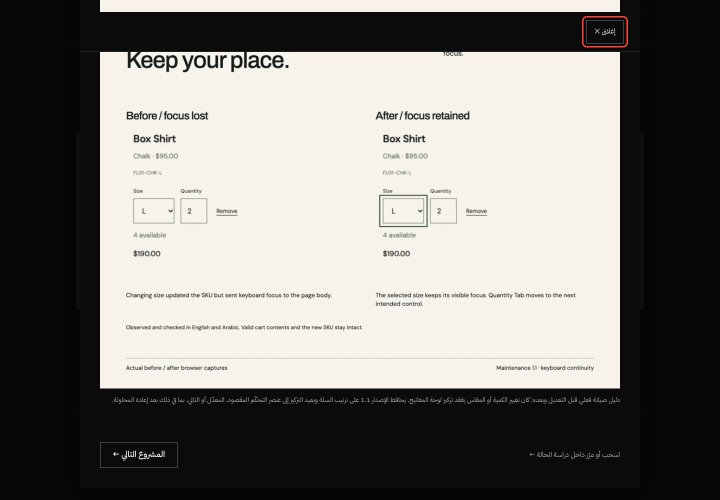
#> input picture docs/fold/verification/agency/ar-1440-end.png, 1440 x 1000 px, given in place of en-1440-top.png, which was not available (shown at 1/2 size)
$ python review-agency-captures.py
#> lines starting #> are read from the running program, lines starting #| are printed output that depends on the picture; pictures that were not available may be replaced by others from this repository, and a replacement may not be noted
"""Build QA contact sheets from actual, unmodified agency browser captures."""
from pathlib import Path
from PIL import Image, ImageDraw, ImageStat
import hashlib
import json

base = Path(__file__).resolve().parents[1] / 'verification/agency'
output = base / 'review'
output.mkdir(exist_ok=True)
records = []
for locale in ['en', 'ar', 'fr']:
    board = Image.new('RGB', (1150, 1920), '#eeeeee')
#> board: PIL image 1150x1920 RGB; every value is 238
    draw = ImageDraw.Draw(board)
    for row, position in enumerate(['top', 'middle', 'end']):
        for x, width, target_width in [(10, 1440, 864), (902, 390, 234)]:
            name = f'{locale}-{width}-{position}.png'
            source = base / name
            with Image.open(source) as original:
#> original is the input picture: PIL image 1440x1000 RGB; mean R, G, B 126.7, 124.8, 121.3
                image = original.convert('RGB')
                image.load()
            assert image.size == (width, 1000), (name, image.size)
            extrema = image.getextrema()
#> extrema = ((2, 255), (3, 255), (0, 255))
            assert any(high > low for low, high in extrema), f'Flat/blank capture: {name}'
            records.append({'file': f'verification/agency/{name}', 'width': image.width, 'height': image.height, 'sha256': hashlib.sha256(source.read_bytes()).hexdigest(), 'pixelExtrema': extrema, 'pixelMean': ImageStat.Stat(image).mean})
            draw.text((x, row * 640 + 8), name, fill='black')
            image.thumbnail((target_width, 600))
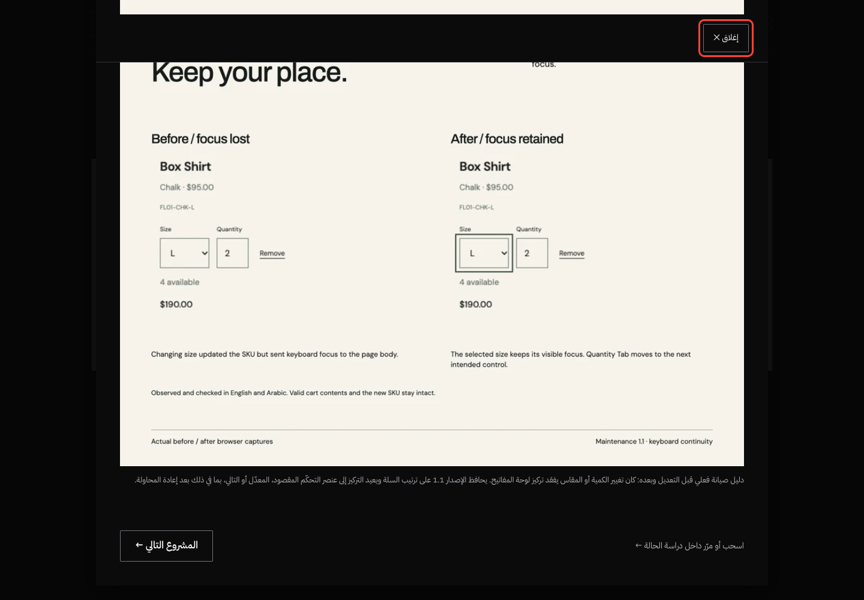
#> image: PIL image 864x600 RGB; mean R, G, B 126.7, 124.8, 121.3
            board.paste(image, (x, row * 640 + 30))
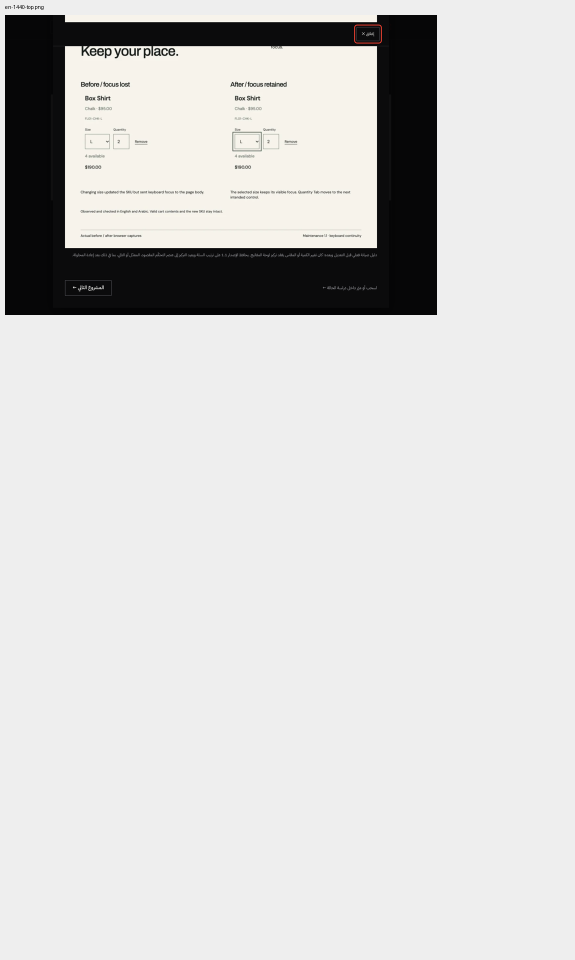
#> board: PIL image 1150x1920 RGB (shown at 1/2 size); mean R, G, B 211.8, 211.4, 210.6
#> (the run stopped early here; a loop or call above may not have finished)
